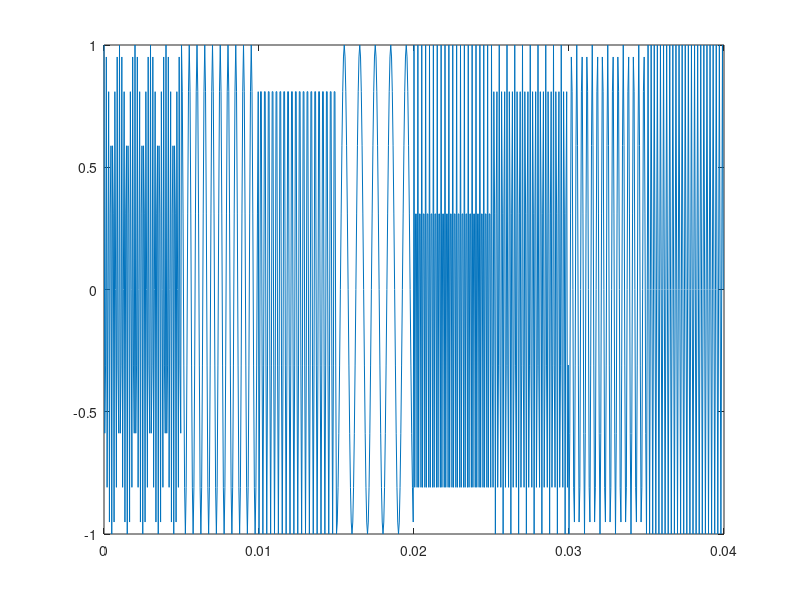
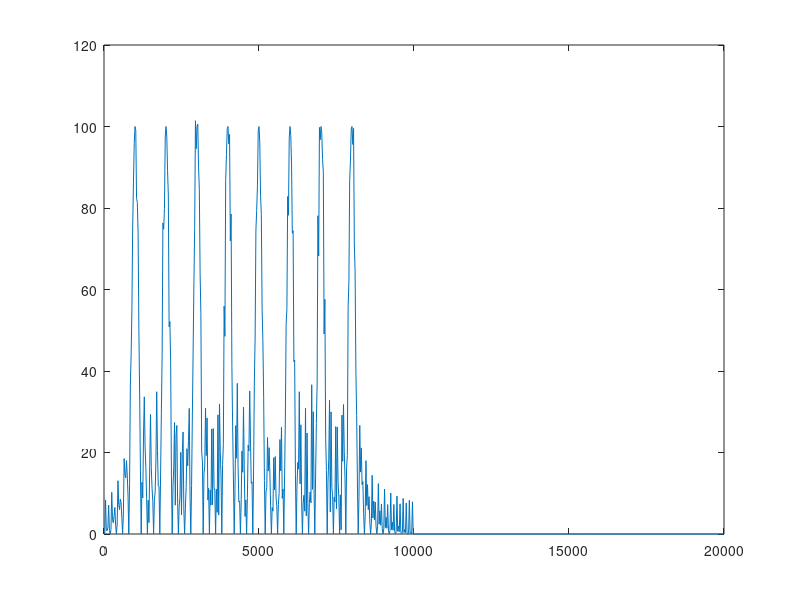

Recreate these plots in MATLAB, in order. (Note: this script raises an error after producing the figures.)
%输入同一个跳频信号，检测工具箱中不同的时频分析方法的效果：STFT，WVD，PWVD，SPWVD.
clc 
clear all 
close all 
% 利用stft实现了跳频信号的跳周期估计 简单的进行了跳频信号的仿真，然后利用短时傅里叶变换对跳频信号进行分析
%% 产生信号(跳频信号) 
%频率集 
f1 = 7e3;f2 = 2e3; f3= 4e3;  f4= 1e3;  f5= 8e3; f6= 6e3;  f7= 3e3; f8= 5e3;   
 
fs = 20e3; %采样频率 
fh= 200 ;  %跳速 
Th= 1/fh;  %跳周期 

t1 = 0: 1/fs : Th- 1/fs; %第一跳周期内的采样时间点     
t=0:1/fs:8*Th-1/fs; %整段信号的采样时间点 
x1 = cos(2*pi*f1*t1); x2 = cos(2*pi*f2*t1); x3 = -1*cos(2*pi*f3*t1); x4 = -1*cos(2*pi*f4*t1);        
x5 = cos(2*pi*f5*t1); x6 = cos(2*pi*f6*t1); x7 = -1*cos(2*pi*f7*t1); x8 = -1*cos(2*pi*f8*t1); 
s= [x1  x2  x3  x4 x5  x6  x7  x8 ]; %整段接收信号 
 
x=s; 
% x=awgn(x,10,'measured');%加高斯白噪声，信噪比为10dB 
figure(1); 
plot(t,x); %接收信号的时域图 
 
x = x';  
x = hilbert(x);  %       得到解析信号
N = 2^nextpow2(length(x)); 
f = 0 :fs/length(x): (fs - fs/length(x));  
figure(2); 
plot(f,abs(fft(x))) %接收信号的频域图 
%% STFT 
H = window(@hamming,127);      %加窗（汉明窗，@hamming。127个点） 
[TFR1,T,F]=tfrstft(x,1:length(x),N,H);  %短时傅里叶变换函数tfrstft 
                                        %输入为：信号x 
                                        %        信号长度 
                                        %        所加窗函数 
                                        %输出为：短时傅里叶变换得到的时频矩阵 
                                        %        时频矩阵对应的时间序列 
                                        %        时频矩阵对应的频率序列 
                                       
figure(3); 
mesh(abs(TFR1));   %画三维图  
title('STFT-时频分布图 汉明窗（127）'); 
xlabel('Time'),ylabel('Frequency'),zlabel('Amplitude'); 
 
figure(4); 
contour(T,F(1:N/2),abs(TFR1(1:N/2,:)));  %画等高线 
title('STFT contour 汉明窗（127）'); 
xlabel('Time'),ylabel('Normalized frequency'); 
axis([0 N 0 0.5]) 

figure(5); 
imagesc(T,F,abs(TFR1));   %imagesc(A) 将矩阵A中的元素数值按大小转化为不同颜色， 
                          %并在坐标轴对应位置处以这种颜色染色 
title('STFT imagesc 汉明窗（127）'); 

%% WVD
[tfr, t, f] =tfrwv(x,1:length(x),N);
figure(); 
mesh(abs(tfr));   %画三维图  
title('WVD-时频分布图 '); 
xlabel('Time'),ylabel('Frequency'),zlabel('Amplitude'); 
 
figure(); 
contour(t,f(1:N/2),abs(tfr(1:N/2,:)));  %画等高线 
title('WVD-时频分布图'); 
xlabel('Time'),ylabel('Normalized frequency'); 
axis([0 N 0 0.5]) 

figure(); 
imagesc(t,f,abs(tfr));   %imagesc(A) 将矩阵A中的元素数值按大小转化为不同颜色， 并在坐标轴对应位置处以这种颜色染色              
title('WVD-时频分布图'); 

%% PWVD
[tfr, t, f] =tfrpwv(x,1:length(x),N);
figure(); 
mesh(abs(tfr));   %画三维图  
title('PWVD-时频分布图 '); 
xlabel('Time'),ylabel('Frequency'),zlabel('Amplitude'); 
 
figure(); 
contour(t,f(1:N/2),abs(tfr(1:N/2,:)));  %画等高线 
title('PWVD-时频分布图'); 
xlabel('Time'),ylabel('Normalized frequency'); 
axis([0 N 0 0.5]) 

figure(); 
imagesc(t,f,abs(tfr));   %imagesc(A) 将矩阵A中的元素数值按大小转化为不同颜色， 并在坐标轴对应位置处以这种颜色染色              
title('PWVD-时频分布图'); 
%% SPWVD
[tfr, t, f] =tfrspwv(x,1:length(x),N);
figure(); 
mesh(abs(tfr));   %画三维图  
title('SPWVD-时频分布图 '); 
xlabel('Time'),ylabel('Frequency'),zlabel('Amplitude'); 
 
figure(); 
contour(t,f(1:N/2),abs(tfr(1:N/2,:)));  %画等高线 
title('SPWVD-时频分布图'); 
xlabel('Time'),ylabel('Normalized frequency'); 
axis([0 N 0 0.5]) 

figure(); 
imagesc(t,f,abs(tfr));   %imagesc(A) 将矩阵A中的元素数值按大小转化为不同颜色， 并在坐标轴对应位置处以这种颜色染色              
title('SPWVD-时频分布图'); 
